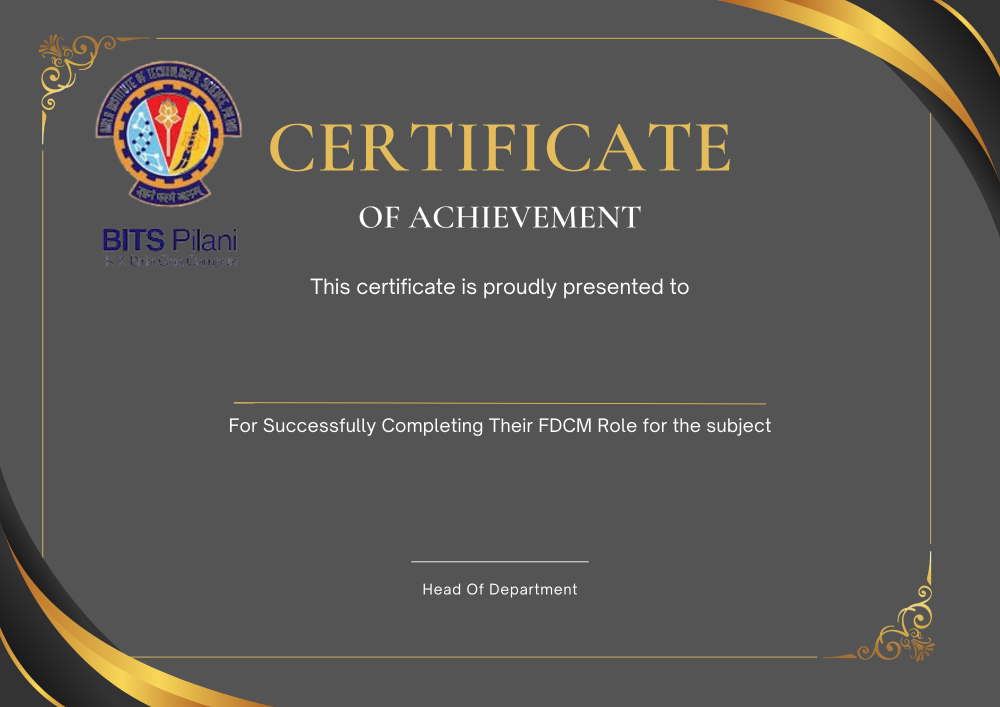
#> input picture utils/cert.png, 2000 x 1414 px (shown at 1/2 size)
$ python main.py
#> lines starting #> are read from the running program, lines starting #| are printed output that depends on the picture
from PIL import Image, ImageFont, ImageDraw

# Global Variables
FONT_FILE = ImageFont.truetype(r'font/GreatVibes-Regular.ttf', 180)
FONT_COLOR = "#FFFFFF"
COURSEFONT_FILE = ImageFont.truetype(r'coursefont/OpenSauceSans-Regular.ttf', 40)
SIGNATURE_PATH = "sign.png"

template = Image.open(r'cert.png')
#> template is the input picture: PIL image 2000x1414 RGBA; mean R, G, B, A 89.4, 87.3, 84, 255
WIDTH, HEIGHT = template.size
#> WIDTH = 2000; HEIGHT = 1414

def make_certificates(name, signature_path):
    '''Function to save certificates as a .png file'''
#> called with name = 'Hrishikesh Narayanan', signature_path = 'sign.png'

    image_source = template.copy()
    draw = ImageDraw.Draw(image_source)

    # Finding the width of the text.
    name_width = draw.textlength(name, font=FONT_FILE)
#> name_width = 1975.4
    course_width = draw.textlength(course, font=COURSEFONT_FILE)
#> course_width = 481.2

    # Placing it in the center, then making some adjustments.
    draw.text(((WIDTH - name_width) / 2, (HEIGHT - FONT_FILE.size) / 2 ), name, fill=FONT_COLOR, font=FONT_FILE)
    draw.text(((WIDTH - course_width) / 2 , (HEIGHT - COURSEFONT_FILE.size) / 2 +205), course, fill=FONT_COLOR, font=COURSEFONT_FILE)

    # Adding the signature
    signature = Image.open(signature_path)
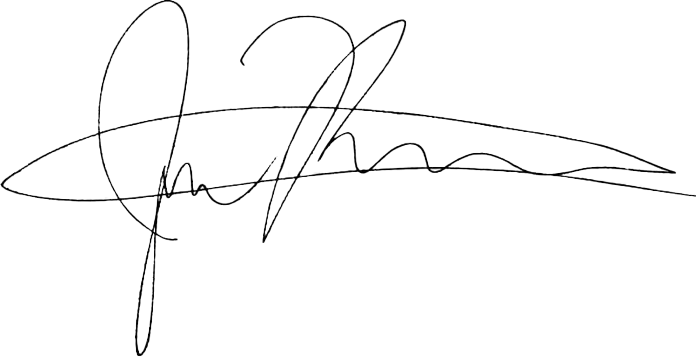
#> input picture utils/sign.png, 696 x 358 px
#> signature is the input picture: PIL image 696x358 RGBA; mean R, G, B, A 4.6, 4.6, 4.6, 7
    signature_width, signature_height = signature.size
#> signature_width = 696; signature_height = 358
    image_source.paste(signature, ((WIDTH - signature_width) // 2, HEIGHT - signature_height -115), signature)
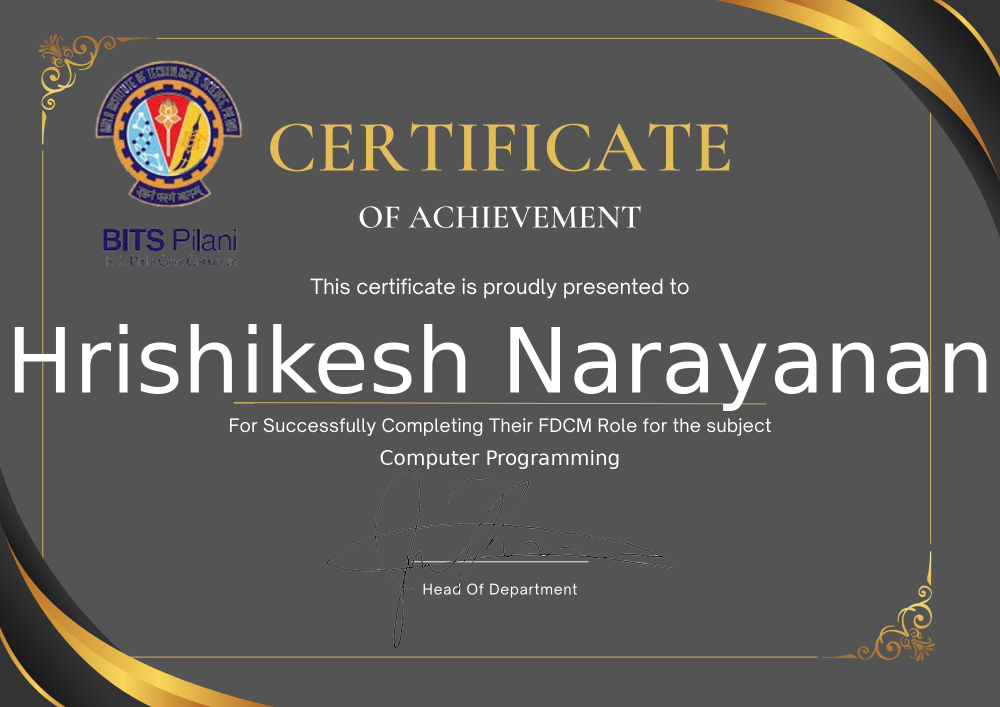
#> image_source: PIL image 2000x1414 RGBA (shown at 1/2 size); mean R, G, B, A 94.1, 91.9, 88.6, 254.9; transparent parts drawn white

    # Saving the certificates in a different directory.
    image_source.save("./out/" + name + ".png")
    print('Saving Certificate of:', name)

if __name__ == "__main__":

    names = ['Hrishikesh Narayanan', "Kenz Abdulla"]
    course = "Computer Programming"
    for name in names:
        make_certificates(name, SIGNATURE_PATH)

    print(len(names), "certificates done.")
